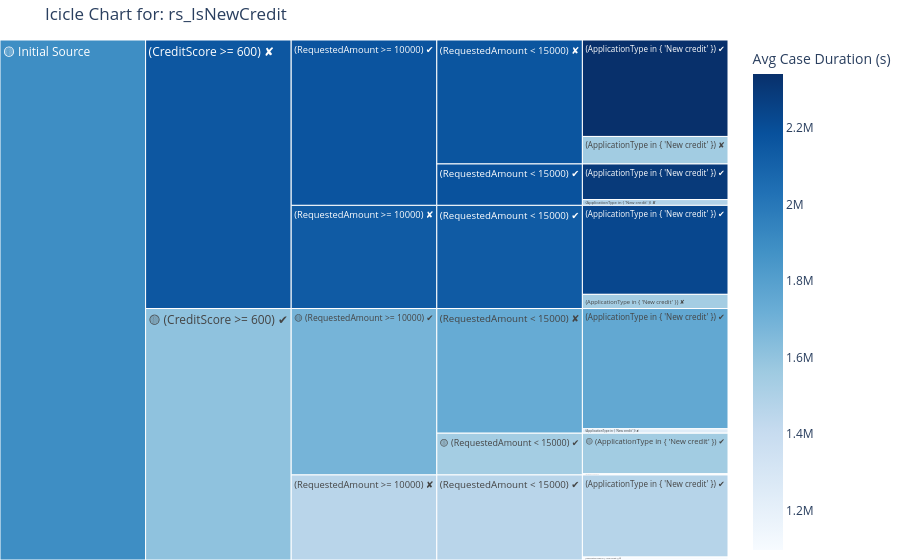

The notebook cell saved with this chart:
### Code cell
# Example 1
query_exploration_icicle('rs_IsNewCredit', log_view, metric='avg_case_duration_seconds', details=False)

### Figure 1 — Plotly figure (JSON) as saved in the notebook; plotly's stock layout.template omitted (floating-point values rounded to 4 significant figures)
{"data": [{"branchvalues": "total", "customdata": [[1549000.0], [1171000.0], [1755000.0], [1245000.0], [1472000.0], [1098000.0], [2294000.0], [1491000.0], [2341000.0], [1548000.0], [2231000.0], [1539000.0], [1539000.0], [1737000.0], [1459000.0], [2182000.0], [2165000.0], [2136000.0], [1687000.0], [1459000.0], [2169000.0], [2136000.0], [1610000.0], [2156000.0], [1892000.0]], "domain": {"x": [0, 1], "y": [0, 1]}, "hovertemplate": "labels=%{label}<br>num_cases=%{value}<br>parent=%{parent}<br>id=%{id}<br>avg_case_duration_seconds=%{color}<extra></extra>", "ids": ["🟡 Initial Source/🟡 (CreditScore >= 600) ✔/🟡 (RequestedAmount >= 10000) ✔/🟡 (RequestedAmount < 15000) ✔/🟡 (ApplicationType in { 'New credit' }) ✔", "🟡 Initial Source/🟡 (CreditScore >= 600) ✔/🟡 (RequestedAmount >= 10000) ✔/🟡 (RequestedAmount < 15000) ✔/(ApplicationType in { 'New credit' }) ✘", "🟡 Initial Source/🟡 (CreditScore >= 600) ✔/🟡 (RequestedAmount >= 10000) ✔/(RequestedAmount < 15000) ✘/(ApplicationType in { 'New credit' }) ✔", "🟡 Initial Source/🟡 (CreditScore >= 600) ✔/🟡 (RequestedAmount >= 10000) ✔/(RequestedAmount < 15000) ✘/(ApplicationType in { 'New credit' }) ✘", "🟡 Initial Source/🟡 (CreditScore >= 600) ✔/(RequestedAmount >= 10000) ✘/(RequestedAmount < 15000) ✔/(ApplicationType in { 'New credit' }) ✔", "🟡 Initial Source/🟡 (CreditScore >= 600) ✔/(RequestedAmount >= 10000) ✘/(RequestedAmount < 15000) ✔/(ApplicationType in { 'New credit' }) ✘", "🟡 Initial Source/(CreditScore >= 600) ✘/(RequestedAmount >= 10000) ✔/(RequestedAmount < 15000) ✔/(ApplicationType in { 'New credit' }) ✔", "🟡 Initial Source/(CreditScore >= 600) ✘/(RequestedAmount >= 10000) ✔/(RequestedAmount < 15000) ✔/(ApplicationType in { 'New credit' }) ✘", "🟡 Initial Source/(CreditScore >= 600) ✘/(RequestedAmount >= 10000) ✔/(RequestedAmount < 15000) ✘/(ApplicationType in { 'New credit' }) ✔", "🟡 Initial Source/(CreditScore >= 600) ✘/(RequestedAmount >= 10000) ✔/(RequestedAmount < 15000) ✘/(ApplicationType in { 'New credit' }) ✘", "🟡 Initial Source/(CreditScore >= 600) ✘/(RequestedAmount >= 10000) ✘/(RequestedAmount < 15000) ✔/(ApplicationType in { 'New credit' }) ✔", "🟡 Initial Source/(CreditScore >= 600) ✘/(RequestedAmount >= 10000) ✘/(RequestedAmount < 15000) ✔/(ApplicationType in { 'New credit' }) ✘", "🟡 Initial Source/🟡 (CreditScore >= 600) ✔/🟡 (RequestedAmount >= 10000) ✔/🟡 (RequestedAmount < 15000) ✔", "🟡 Initial Source/🟡 (CreditScore >= 600) ✔/🟡 (RequestedAmount >= 10000) ✔/(RequestedAmount < 15000) ✘", "🟡 Initial Source/🟡 (CreditScore >= 600) ✔/(RequestedAmount >= 10000) ✘/(RequestedAmount < 15000) ✔", "🟡 Initial Source/(CreditScore >= 600) ✘/(RequestedAmount >= 10000) ✔/(RequestedAmount < 15000) ✔", "🟡 Initial Source/(CreditScore >= 600) ✘/(RequestedAmount >= 10000) ✔/(RequestedAmount < 15000) ✘", "🟡 Initial Source/(CreditScore >= 600) ✘/(RequestedAmount >= 10000) ✘/(RequestedAmount < 15000) ✔", "🟡 Initial Source/🟡 (CreditScore >= 600) ✔/🟡 (RequestedAmount >= 10000) ✔", "🟡 Initial Source/🟡 (CreditScore >= 600) ✔/(RequestedAmount >= 10000) ✘", "🟡 Initial Source/(CreditScore >= 600) ✘/(RequestedAmount >= 10000) ✔", "🟡 Initial Source/(CreditScore >= 600) ✘/(RequestedAmount >= 10000) ✘", "🟡 Initial Source/🟡 (CreditScore >= 600) ✔", "🟡 Initial Source/(CreditScore >= 600) ✘", "🟡 Initial Source"], "labels": ["🟡 (ApplicationType in { 'New credit' }) ✔", "(ApplicationType in { 'New credit' }) ✘", "(ApplicationType in { 'New credit' }) ✔", "(ApplicationType in { 'New credit' }) ✘", "(ApplicationType in { 'New credit' }) ✔", "(ApplicationType in { 'New credit' }) ✘", "(ApplicationType in { 'New credit' }) ✔", "(ApplicationType in { 'New credit' }) ✘", "(ApplicationType in { 'New credit' }) ✔", "(ApplicationType in { 'New credit' }) ✘", "(ApplicationType in { 'New credit' }) ✔", "(ApplicationType in { 'New credit' }) ✘", "🟡 (RequestedAmount < 15000) ✔", "(RequestedAmount < 15000) ✘", "(RequestedAmount < 15000) ✔", "(RequestedAmount < 15000) ✔", "(RequestedAmount < 15000) ✘", "(RequestedAmount < 15000) ✔", "🟡 (RequestedAmount >= 10000) ✔", "(RequestedAmount >= 10000) ✘", "(RequestedAmount >= 10000) ✔", "(RequestedAmount >= 10000) ✘", "🟡 (CreditScore >= 600) ✔", "(CreditScore >= 600) ✘", "🟡 Initial Source"], "marker": {"coloraxis": "coloraxis", "colors": [1549000.0, 1171000.0, 1755000.0, 1245000.0, 1472000.0, 1098000.0, 2294000.0, 1491000.0, 2341000.0, 1548000.0, 2231000.0, 1539000.0, 1539000.0, 1737000.0, 1459000.0, 2182000.0, 2165000.0, 2136000.0, 1687000.0, 1459000.0, 2169000.0, 2136000.0, 1610000.0, 2156000.0, 1892000.0]}, "name": "", "parents": ["🟡 Initial Source/🟡 (CreditScore >= 600) ✔/🟡 (RequestedAmount >= 10000) ✔/🟡 (RequestedAmount < 15000) ✔", "🟡 Initial Source/🟡 (CreditScore >= 600) ✔/🟡 (RequestedAmount >= 10000) ✔/🟡 (RequestedAmount < 15000) ✔", "🟡 Initial Source/🟡 (CreditScore >= 600) ✔/🟡 (RequestedAmount >= 10000) ✔/(RequestedAmount < 15000) ✘", "🟡 Initial Source/🟡 (CreditScore >= 600) ✔/🟡 (RequestedAmount >= 10000) ✔/(RequestedAmount < 15000) ✘", "🟡 Initial Source/🟡 (CreditScore >= 600) ✔/(RequestedAmount >= 10000) ✘/(RequestedAmount < 15000) ✔", "🟡 Initial Source/🟡 (CreditScore >= 600) ✔/(RequestedAmount >= 10000) ✘/(RequestedAmount < 15000) ✔", "🟡 Initial Source/(CreditScore >= 600) ✘/(RequestedAmount >= 10000) ✔/(RequestedAmount < 15000) ✔", "🟡 Initial Source/(CreditScore >= 600) ✘/(RequestedAmount >= 10000) ✔/(RequestedAmount < 15000) ✔", "🟡 Initial Source/(CreditScore >= 600) ✘/(RequestedAmount >= 10000) ✔/(RequestedAmount < 15000) ✘", "🟡 Initial Source/(CreditScore >= 600) ✘/(RequestedAmount >= 10000) ✔/(RequestedAmount < 15000) ✘", "🟡 Initial Source/(CreditScore >= 600) ✘/(RequestedAmount >= 10000) ✘/(RequestedAmount < 15000) ✔", "🟡 Initial Source/(CreditScore >= 600) ✘/(RequestedAmount >= 10000) ✘/(RequestedAmount < 15000) ✔", "🟡 Initial Source/🟡 (CreditScore >= 600) ✔/🟡 (RequestedAmount >= 10000) ✔", "🟡 Initial Source/🟡 (CreditScore >= 600) ✔/🟡 (RequestedAmount >= 10000) ✔", "🟡 Initial Source/🟡 (CreditScore >= 600) ✔/(RequestedAmount >= 10000) ✘", "🟡 Initial Source/(CreditScore >= 600) ✘/(RequestedAmount >= 10000) ✔", "🟡 Initial Source/(CreditScore >= 600) ✘/(RequestedAmount >= 10000) ✔", "🟡 Initial Source/(CreditScore >= 600) ✘/(RequestedAmount >= 10000) ✘", "🟡 Initial Source/🟡 (CreditScore >= 600) ✔", "🟡 Initial Source/🟡 (CreditScore >= 600) ✔", "🟡 Initial Source/(CreditScore >= 600) ✘", "🟡 Initial Source/(CreditScore >= 600) ✘", "🟡 Initial Source", "🟡 Initial Source", ""], "type": "icicle", "values": [2461.0, 68.0, 7288.0, 267.0, 4976.0, 178.0, 2158.0, 351.0, 5845.0, 1666.0, 5392.0, 859.0, 2529.0, 7555.0, 5154.0, 2509.0, 7511.0, 6251.0, 10080.0, 5154.0, 10020.0, 6251.0, 15240.0, 16270.0, 31510.0]}], "layout": {"coloraxis": {"colorbar": {"title": {"text": "Avg Case Duration (s)"}}, "colorscale": [[0, "rgb(247,251,255)"], [0.125, "rgb(222,235,247)"], [0.25, "rgb(198,219,239)"], [0.375, "rgb(158,202,225)"], [0.5, "rgb(107,174,214)"], [0.625, "rgb(66,146,198)"], [0.75, "rgb(33,113,181)"], [0.875, "rgb(8,81,156)"], [1, "rgb(8,48,107)"]]}, "legend": {"tracegroupgap": 0}, "margin": {"b": 0, "l": 0, "r": 0, "t": 40}, "title": {"text": "Icicle Chart for: rs_IsNewCredit"}}}
